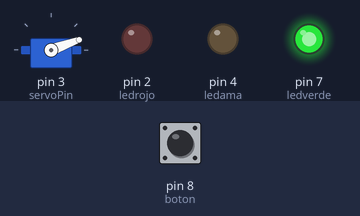
Simulated run of this sketch. Board: Arduino Uno, built with avr-gcc and run on an emulated ATmega328P. On the bench: servo, output pins drawn as LEDs (lit = HIGH). Dashed ring = blinking. The test bench sets the inputs (shaded band); at power-on: pin 8 (boton) HIGH.

Above: at 1.2 s.
1.3 s: pin 8 (boton) pulled LOW for 0.15 s
At 2.42 s:
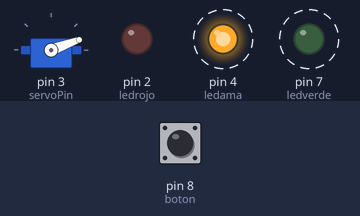
4.3 s: pin 8 (boton) pulled LOW for 1 s
At 5.57 s:
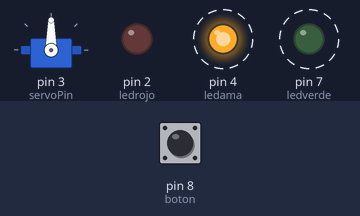
7.3 s: pin 8 (boton) pulled LOW for 3.2 s
At 11.7 s:
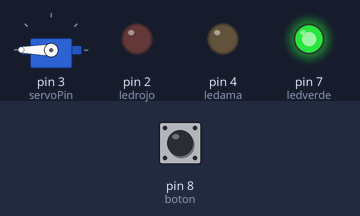
12.0 s: pin 8 (boton) pulled LOW for 0.15 s
At 13.12 s:
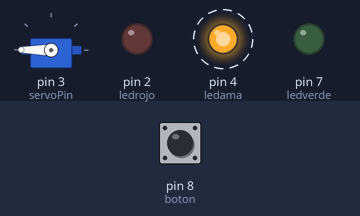
Timing chart, 0 to 16.0 s (numbered marks = the images above; inputs shaded):
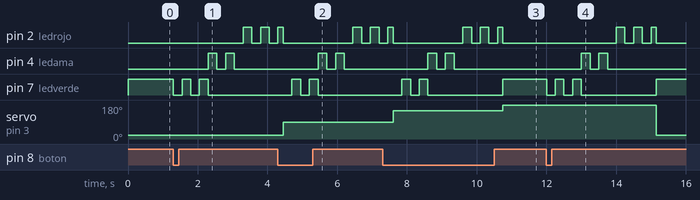

The sketch:

semaforo-servomotor-boton.ino
```cpp
#include <Servo.h>;
 // pushbutton pin
 const int boton = 8;
 // servo pin
 const int servoPin = 3;
 Servo servo;
 // leds del semafoto
 int ledrojo = 2;
 int ledama = 4;
 int ledverde = 7;
 // variable para guardar el estado del botón
 int estado_boton = 0;
//crear variable para alamacenar on contador y establacerlo en 0
int counter = 0;

void setup()
{
  servo.attach (servoPin);
  //pines correspondientes al semaforo
  pinMode(ledrojo,OUTPUT);
  pinMode(ledama,OUTPUT);
  pinMode(ledverde,OUTPUT);
  // establecer el pin del botón para ser un input:
  pinMode(boton, INPUT);
}

void loop()
{
//lee el estado digital del boton con la función digitalRead() y almacena el           //valor en  variable estado_boton
  estado_boton = digitalRead(boton);
  //se enciende el led verde
  digitalWrite(ledverde,HIGH);
  digitalWrite(ledrojo,LOW);
   //if the button is pressed increment counter and wait a tiny bit to give us some          //time to release the button
  if (estado_boton == LOW) //
  {
	digitalWrite(ledverde,LOW);//comienza parpadeo de luz verde en semáforo 1
	delay(250); //esperamos 0.25 segundos
	digitalWrite(ledverde, HIGH); //parpadeo de luz verde en semáforo 1
	delay(250); //esperamos 0.25 segundos
	digitalWrite(ledverde,LOW); //parpadeo de luz verde en semáforo 1
	delay(250); //esperamos 0.25 segundos
	digitalWrite(ledverde, HIGH); //parpadeo de luz verde en semáforo 1
	delay(250); //esperamos 0.25 segundos
	digitalWrite(ledverde,LOW); //apagado de luz verde en semáforo 1
    //encendido de led amarillo en semáforo 1
	digitalWrite(ledama, HIGH);
	delay(250);
	digitalWrite(ledama,LOW);
	delay(250);
	digitalWrite(ledama, HIGH);
	delay(250);
	digitalWrite(ledama,LOW);
	delay(250);
    digitalWrite(ledrojo,HIGH);
    delay(250);
    digitalWrite(ledrojo,LOW);
    delay(250);
    digitalWrite(ledrojo,HIGH);
    delay(250);
    digitalWrite(ledrojo,LOW);
    delay(250);
    digitalWrite(ledrojo,HIGH);

    counter++;
    delay(150);
  }
    if(counter == 0)
    servo.write (20);  // zero degrees
  else if(counter == 1)
    servo.write(90);
  else if(counter == 2)
    servo.write (150);
  else if(counter == 3)
    servo.write (180);
  //else reset the counter to 0 which resets thr servo to 0 degrees
  else
   counter = 0;
}
```

Measured:
- after the input at 1.3 s, pin 2 (ledrojo): alternates HIGH for 0.25 s and LOW for 0.25 s, starting after 2.0 s; pin 4 (ledama): alternates HIGH for 0.25 s and LOW for 0.25 s, 4 changes in all, then stays LOW, starting after 1.0 s; pin 7 (ledverde): alternates HIGH for 0.25 s and LOW for 0.25 s, 5 changes in all, then stays LOW, starting at once
- after the input at 4.3 s, pin 4 (ledama): alternates HIGH for 0.25 s and LOW for 0.25 s, 4 changes in all, then stays LOW, starting after 1.2 s
- after the input at 7.3 s, pin 4 (ledama): alternates HIGH for 0.25 s and LOW for 0.25 s, 4 changes in all, then stays LOW, starting after 1.3 s
- after the input at 12.0 s, pin 2 (ledrojo): goes HIGH 0.25 s, LOW 0.25 s, HIGH 0.25 s, LOW 0.25 s, HIGH 0.15 s, then LOW, starting after 2.0 s; pin 4 (ledama): alternates HIGH for 0.25 s and LOW for 0.25 s, 4 changes in all, then stays LOW, starting after 1.0 s
